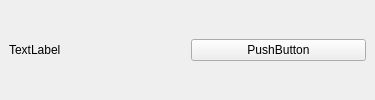
<?xml version="1.0" encoding="UTF-8"?>
<ui version="4.0">
 <class>invite_member_widget</class>
 <widget class="QWidget" name="invite_member_widget">
  <property name="geometry">
   <rect>
    <x>0</x>
    <y>0</y>
    <width>375</width>
    <height>100</height>
   </rect>
  </property>
  <property name="windowTitle">
   <string>Form</string>
  </property>
  <layout class="QVBoxLayout" name="verticalLayout">
   <property name="spacing">
    <number>0</number>
   </property>
   <property name="leftMargin">
    <number>0</number>
   </property>
   <property name="topMargin">
    <number>0</number>
   </property>
   <property name="rightMargin">
    <number>0</number>
   </property>
   <property name="bottomMargin">
    <number>0</number>
   </property>
   <item>
    <widget class="QWidget" name="widget" native="true">
     <layout class="QHBoxLayout" name="horizontalLayout">
      <item>
       <widget class="QLabel" name="user_nickname_label">
        <property name="text">
         <string>TextLabel</string>
        </property>
       </widget>
      </item>
      <item>
       <widget class="QPushButton" name="check_btn">
        <property name="text">
         <string>PushButton</string>
        </property>
        <property name="checkable">
         <bool>true</bool>
        </property>
       </widget>
      </item>
     </layout>
    </widget>
   </item>
  </layout>
 </widget>
 <resources/>
 <connections/>
</ui>
